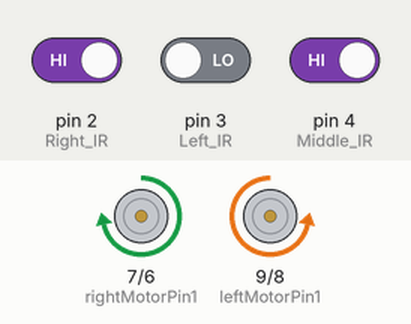
A sketch run on a simulated Arduino Uno, built with avr-gcc and run on an emulated ATmega328P. Shown: motor-driver pin pairs drawn as motors (green arrow = first pin HIGH = forward, orange = second pin HIGH = backward, longer = more drive, scaled by the enable pin). The inputs (shaded band) are chosen by the test bench; at power-on: pin 2 (Right_IR) HIGH, pin 3 (Left_IR) LOW, pin 4 (Middle_IR) HIGH.

Above: at 1.2 s.
1.3 s: pin 2 (Right_IR) driven LOW
At 2.3 s:
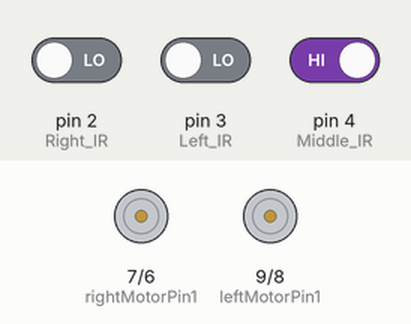
2.8 s: pin 3 (Left_IR) driven HIGH
At 3.4 s:
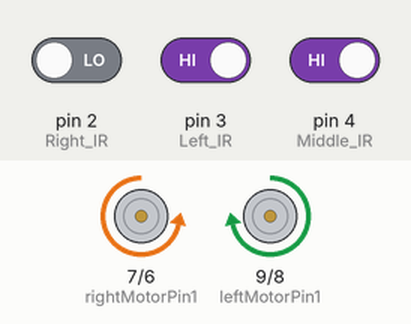
4.3 s: pin 2 (Right_IR) driven HIGH
At 4.6 s:
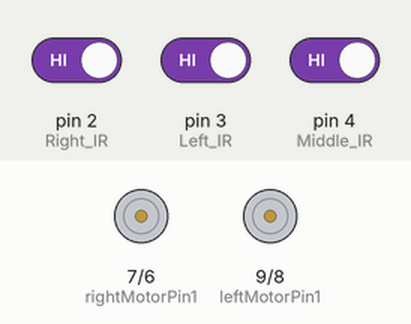
5.8 s: pin 4 (Middle_IR) driven LOW
At 6.9 s:
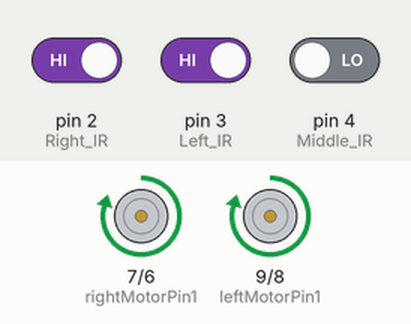
7.3 s: pin 4 (Middle_IR) driven HIGH
At 8.1 s:
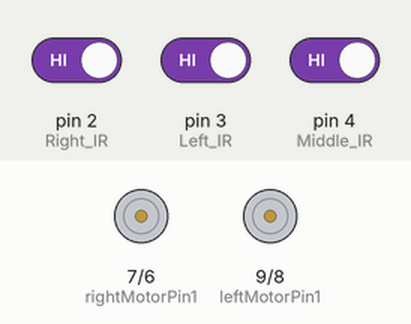
8.8 s: pin 3 (Left_IR) driven LOW
At 9.2 s:
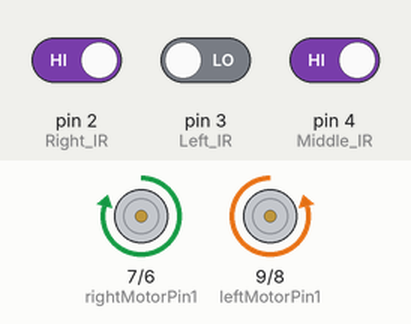
Timing chart, 0 to 11.3 s (numbered marks = the images above; inputs shaded):
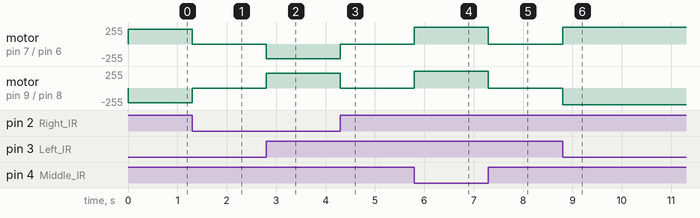

Measured:
- after the input at 1.3 s, motor on pin 7 (rightMotorPin1) / pin 6 (rightMotorPin2): forward 220/255 → stopped at once; motor on pin 9 (leftMotorPin1) / pin 8 (leftMotorPin2): backward 220/255 → stopped at once
- after the input at 2.8 s, motor on pin 7 (rightMotorPin1) / pin 6 (rightMotorPin2): stopped → backward 220/255 at once; motor on pin 9 (leftMotorPin1) / pin 8 (leftMotorPin2): stopped → forward 220/255 at once
- after the input at 4.3 s, motor on pin 7 (rightMotorPin1) / pin 6 (rightMotorPin2): backward 220/255 → stopped at once; motor on pin 9 (leftMotorPin1) / pin 8 (leftMotorPin2): forward 220/255 → stopped at once
- after the input at 5.8 s, motor on pin 7 (rightMotorPin1) / pin 6 (rightMotorPin2), motor on pin 9 (leftMotorPin1) / pin 8 (leftMotorPin2): stopped → forward 250/255 at once
- after the input at 7.3 s, motor on pin 7 (rightMotorPin1) / pin 6 (rightMotorPin2), motor on pin 9 (leftMotorPin1) / pin 8 (leftMotorPin2): forward 250/255 → stopped at once
- after the input at 8.8 s, motor on pin 7 (rightMotorPin1) / pin 6 (rightMotorPin2): stopped → forward 250/255 at once; motor on pin 9 (leftMotorPin1) / pin 8 (leftMotorPin2): stopped → backward 250/255 at once

The sketch:

Code.ino
```cpp
// Define constants for the robot
#define Forward_Speed 250
#define Turn_Speed 220

#define Left_IR 3
#define Right_IR 2
#define Middle_IR 4


// Pins for left motor
int enableLeftMotor = 10;
int leftMotorPin1 = 9; //In2 8
int leftMotorPin2 = 8; //In1 9

// Pins for right motor
int enableRightMotor = 5;
int rightMotorPin1 = 7; //In4 7
int rightMotorPin2 = 6; //In3 6


// Setup function
void setup() {


  // Initializing serial communication
  Serial.begin(9600);

  // Setting motor pins as outputs
  pinMode(enableRightMotor, OUTPUT);
  pinMode(rightMotorPin1, OUTPUT);
  pinMode(rightMotorPin2, OUTPUT);
  pinMode(enableLeftMotor, OUTPUT);
  pinMode(leftMotorPin1, OUTPUT);
  pinMode(leftMotorPin2, OUTPUT);

  // Setting IR sensor pins as inputs
  pinMode(Right_IR, INPUT);
  pinMode(Left_IR, INPUT);
  pinMode(Middle_IR, INPUT);
  // Stopping motors initially
  stopMotors();

}

// Main loop function
void loop() {

  // Reading values from IR sensors
  int rightIRSensorValue = digitalRead(Right_IR);
  int leftIRSensorValue = digitalRead(Left_IR);
  int Middle_IR_Value = digitalRead(Middle_IR);
  // Controlling the robot based on sensor inputs


  if (rightIRSensorValue == LOW && leftIRSensorValue == HIGH) {
    turnRight();
  } else if (rightIRSensorValue == HIGH && leftIRSensorValue == LOW) {
    turnLeft();
  } else if (Middle_IR_Value==LOW) {
    goForward();
  } else {
    stopMotors();
  }
}

// Function to control both motors to go forward
void goForward() {
  digitalWrite(rightMotorPin1, HIGH);
  digitalWrite(rightMotorPin2, LOW);
  digitalWrite(leftMotorPin1, HIGH);
  digitalWrite(leftMotorPin2, LOW);
  analogWrite(enableRightMotor, Forward_Speed);
  analogWrite(enableLeftMotor, Forward_Speed);
}

// Function to turn left
void turnLeft() {
  digitalWrite(rightMotorPin1, HIGH);
  digitalWrite(rightMotorPin2, LOW);
  digitalWrite(leftMotorPin1, LOW);
  digitalWrite(leftMotorPin2, HIGH);
  analogWrite(enableRightMotor, Turn_Speed);
  analogWrite(enableLeftMotor, Turn_Speed);
}

// Function to turn right
void turnRight() {
  digitalWrite(rightMotorPin1, LOW);
  digitalWrite(rightMotorPin2, HIGH);
  digitalWrite(leftMotorPin1, HIGH);
  digitalWrite(leftMotorPin2, LOW);
  analogWrite(enableRightMotor, Turn_Speed);
  analogWrite(enableLeftMotor, Turn_Speed);
}

// Function to stop both motors
void stopMotors() {
  analogWrite(enableRightMotor, 0);
  analogWrite(enableLeftMotor, 0);
}
```
